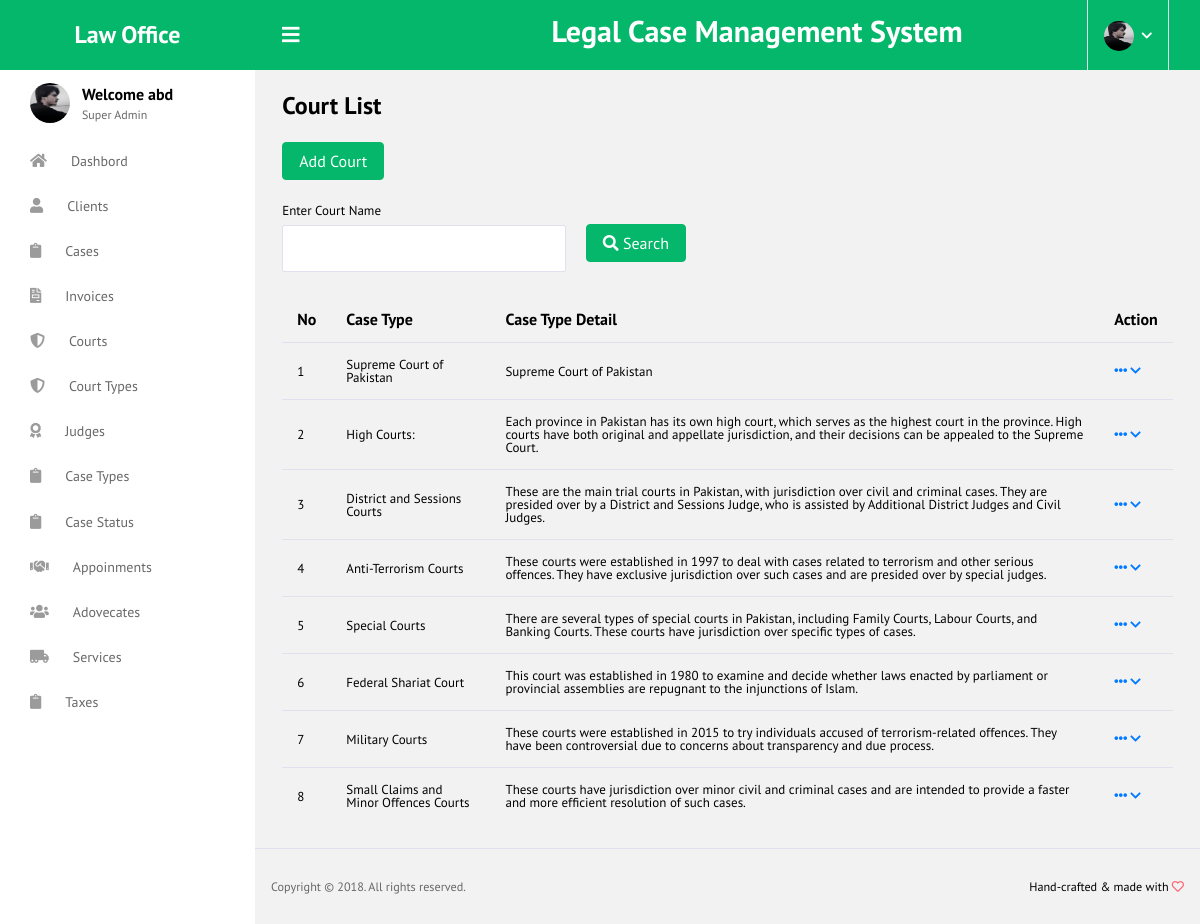
Screenshot of /court_list/ (signed in) with the database file from the repository.
### case/models.py (models this page shows, shortened)
class court(models.Model):
    court_name = models.CharField(max_length=100 ,null=True, blank=True)
    detail = models.CharField(max_length=500,null=True ,blank=True)

### case/views.py (the view)
# urls.py: path('court_list/',views.court_list,name='court_list'),
@login_required(login_url='/admin_login/')
def court_list(request):
    court_list = court.objects.all()
    return render(request,"court/court_list.html",context={'court_list':court_list})

### templates/court/court_list.html (shortened to what this page needs)
<!DOCTYPE html>
<html lang="en">
<head>
    {% load static %}
  <link rel="stylesheet" href="{% static 'vendors/iconfonts/font-awesome/css/all.min.css' %}">
  <link rel="stylesheet" href="{% static 'vendors/css/vendor.bundle.base.css' %}">
  <link rel="stylesheet" href="{% static 'vendors/css/vendor.bundle.addons.css' %}">
  <link rel="stylesheet" href="{% static 'css/style.css' %}">
</head>
<body>
  <div class="container-scroller">
   {% include "header.html" %}
    <div class="container-fluid page-body-wrapper">
      {% include 'asidebar.html' %}
      <div class="main-panel">
        <div class="content-wrapper">
          <div class="page-header">
            <h3 class="page-title">
              Court List
            </h3>
          </div>
          <div class="title_right">
            <div class="form-group pull-right top_search">
                    <a href="{% url 'add_court' %}" class="btn btn-success">Add Court</a>
            </div>
          </div>
          <div class="">
            <div class="row">
                <div class="col-md-12 col-sm-12 col-xs-12">
                    <div class="x_panel">
                        <div class="x_content">
                            <div class="row">
                                <div class="col-md-4 col-sm-12 col-xs-12 form-group">
                                    <label for="fullname">Enter Court Name </label>
                                    <input type="text" placeholder="" class="form-control filter1">
                                </div>
                                <div class="col-md-4 col-sm-12 col-xs-12 form-group">
                                    <br>
                                    <button type="submit" class="btn btn-success case-margin-top-3" ><i
                                            class="fa fa-search"></i>&nbsp;Search
                                    </button>
                                </div>
                            </div>
                            <table id="tagDataTable" class="table" data-url="">
                                <thead>
                                <tr>
                                    <th width="">No</th>
                                    <th>Case Type</th>
                                    <th>Case Type Detail</th>
                                    <th width="" data-orderable="false">Action</th>
                                </tr>
                                </thead>
                                <tbody>
                                  {% for court in court_list %}
                                    <tr>
                                        <td>{{court.id}}</td>
                                        <td>{{court.court_name}}</td>
                                        <td>{{court.detail}}</td>
                                        <td>
                                            <ul class="nav navbar-right panel_toolbox">
                                                <li class="dropdown">
                                                    <a href="#" class="dropdown-toggle" data-toggle="dropdown" role="button"
                                                       aria-expanded="true"><i class="fa fa-ellipsis-h"
                                                                              ></i></a>
                                                </li>
                                            </ul>
                                        </td>
                                    </tr>
                                    {% endfor %}
                                   </tbody>
                            </table>
                        </div>
                    </div>
                </div>
            </div>
        </div>
        </div>
        {% include 'footer.html' %}
      </div>
    </div>
  </div>
</body>
</html>

### templates/header.html (shortened to what this page needs)
{% load static %}
<nav class="navbar col-lg-12 col-12 p-0 fixed-top d-flex flex-row default-layout-navbar navbar-success">
    <div class="text-center bg-success navbar-brand-wrapper d-flex align-items-center justify-content-center">
      <a class="navbar-brand brand-logo text-white " href="#"><strong>Law Office</strong></a>
    </div>
    <div class="navbar-menu-wrapper d-flex align-items-stretch">
      <button class="navbar-toggler navbar-toggler align-self-center" type="button" data-toggle="minimize">
        <span class="fas fa-bars"></span>
      </button>
      <ul class="navbar-nav ml-5 ml-5">
        <div class="pl-5 ml-5">
        <h3 class="pl-5 ml-5 text-white">Legal Case Management System</h3>
        </div>
      </ul>
      <ul class="navbar-nav navbar-nav-right">
        <li class="nav-item nav-profile dropdown">
          <a class="nav-link dropdown-toggle" href="#" data-toggle="dropdown" id="profileDropdown">
            <img src="{% static 'images/faces/face11.jpg' %}" alt="profile"/>
          </a>
        </li>
      </ul>
    </div>
</nav>

### templates/asidebar.html (shortened to what this page needs)
{% load static %}
<nav class="sidebar sidebar-offcanvas" id="sidebar">
    <ul class="nav">
      <li class="nav-item nav-profile">
        <div class="nav-link">
          <div class="profile-image">
            <img src="{% static 'images/faces/face11.jpg' %}" alt="image"/>
          </div>
          <div class="profile-name">
            <p class="name">
              Welcome {{ request.user.username }}
            </p>
            <p class="designation">
              Super Admin
            </p>
          </div>
        </div>
      </li>
      <li class="nav-item">
        <a class="nav-link" href="{% url 'index' %}">
          <i class="fa fa-home menu-icon"></i>
          <span class="menu-title ">Dashbord</span>
        </a>
      </li>
      <li class="nav-item">
        <a class="nav-link" href="{% url 'client_list' %}">
          <i class="icon-sm fa fa-user menu-icon "></i>
          <span class="menu-title">Clients</span>
        </a>
      </li>
      <li class="nav-item">
        <a class="nav-link" href="{% url 'case_list' %}">
          <i class="icon-sm fa fa-clipboard  menu-icon"></i>
          <span class="menu-title">Cases</span>
        </a>
      </li>
      <li class="nav-item">
        <a class="nav-link" href="{% url 'invoice_list' %}">
          <i class="fas fa-file-invoice menu-icon"></i>
          <span class="menu-title">Invoices</span>
        </a>
      </li>
      <li class="nav-item">
        <a class="nav-link" href="{% url 'court_list' %}">
          <i class="fas fa-shield-alt menu-icon"></i>
          <span class="menu-title">Courts</span>
        </a>
      </li>
      <li class="nav-item">
        <a class="nav-link" href="{% url 'court_type_list' %}">
          <i class="fas fa-shield-alt menu-icon"></i>
          <span class="menu-title">Court Types</span>
        </a>
      </li>
      <li class="nav-item">
        <a class="nav-link" href="{% url 'judge_list' %}">
          <i class="fas fa-award menu-icon"></i>
          <span class="menu-title">Judges</span>
        </a>
      </li>
      <li class="nav-item">
        <a class="nav-link" href="{% url 'case_type_list' %}">
          <i class="icon-sm fa fa-clipboard  menu-icon"></i>
          <span class="menu-title">Case Types</span>
        </a>
      </li>
      <li class="nav-item">
        <a class="nav-link" href="{% url 'case_status_list' %}">
          <i class="icon-sm fa fa-clipboard  menu-icon"></i>
          <span class="menu-title">Case Status</span>
        </a>
      </li>
      <li class="nav-item">
        <a class="nav-link" href="{% url 'appointment_list' %}">
          <i class="fa fa-handshake menu-icon"></i>
          <span class="menu-title">Appoinments</span>
        </a>
      </li>
      <li class="nav-item">
        <a class="nav-link" href="{% url 'team_member_list' %}">
          <i class="icon-sm fa fa-users  menu-icon"></i>
          <span class="menu-title">Adovecates</span>
        </a>
      </li>
      <li class="nav-item">
        <a class="nav-link" href="{% url 'services_list' %}">
          <i class="fas fa-truck-moving menu-icon"></i>
          <span class="menu-title">Services</span>
        </a>
      </li>
          <li class="nav-item">
            <a class="nav-link" href="{% url 'tax_list' %}">
              <i class="fas fa-clipboard menu-icon"></i>
              <span class="menu-title">Taxes</span>
            </a>
          </li>
    </ul>
  </nav>

### templates/footer.html
<footer class="footer">
    <div class="d-sm-flex justify-content-center justify-content-sm-between">
      <span class="text-muted text-center text-sm-left d-block d-sm-inline-block">Copyright © 2018. All rights reserved.</span>
      <span class="float-none float-sm-right d-block mt-1 mt-sm-0 text-center">Hand-crafted & made with <i class="far fa-heart text-danger"></i></span>
    </div>
  </footer>

### rows the page displays
court: id "1", court_name "Supreme Court of Pakistan", detail "Supreme Court of Pakistan"
court: id "2", court_name "High Courts:", detail "Each province in Pakistan has its own high court, which serves as the highest court in the province. High courts have both original and appellate jurisdiction, and their decisions can be appealed to the Supreme Court."
court: id "3", court_name "District and Sessions Courts", detail "These are the main trial courts in Pakistan, with jurisdiction over civil and criminal cases. They are presided over by a District and Sessions Judge, who is assisted by Additional District Judges and Civil Judges."
court: id "4", court_name "Anti-Terrorism Courts", detail "These courts were established in 1997 to deal with cases related to terrorism and other serious offences. They have exclusive jurisdiction over such cases and are presided over by special judges."
court: id "5", court_name "Special Courts", detail "There are several types of special courts in Pakistan, including Family Courts, Labour Courts, and Banking Courts. These courts have jurisdiction over specific types of cases."
court: id "6", court_name "Federal Shariat Court", detail "This court was established in 1980 to examine and decide whether laws enacted by parliament or provincial assemblies are repugnant to the injunctions of Islam."
court: id "7", court_name "Military Courts", detail "These courts were established in 2015 to try individuals accused of terrorism-related offences. They have been controversial due to concerns about transparency and due process."
court: id "8", court_name "Small Claims and Minor Offences Courts", detail "These courts have jurisdiction over minor civil and criminal cases and are intended to provide a faster and more efficient resolution of such cases."

### other values shown
{{ request.user.username }} "abd"
